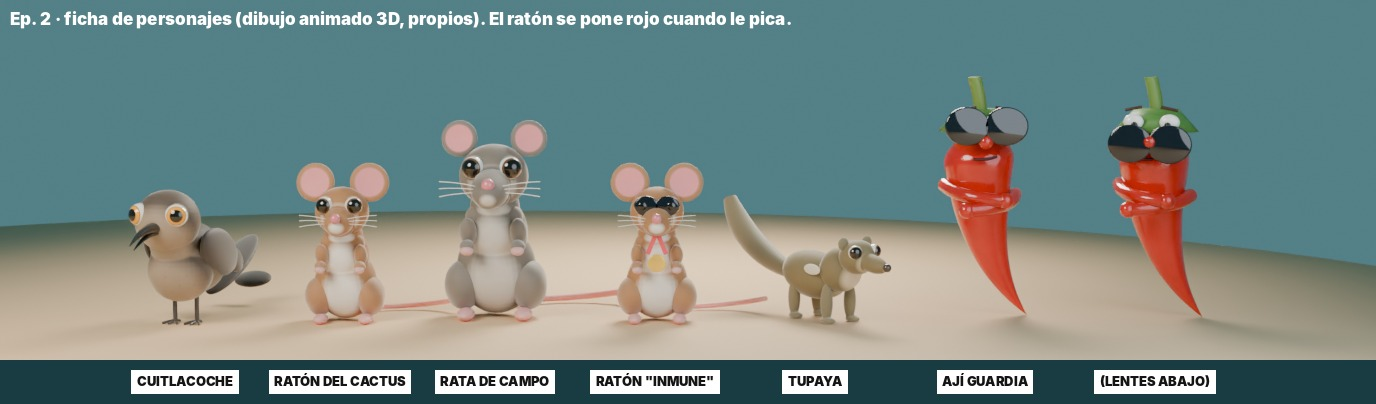
#> input picture studio/episodios/ep02-pajaros-picante/ficha.jpg, 1376 x 404 px
$ python post_estilo.py ../ficha.jpg ../ficha.jpg
#> lines starting #> are read from the running program, lines starting #| are printed output that depends on the picture
"""Post simple para cuadros de estilo: brillo (bloom) suave sobre lo más luminoso, como el post del video."""
import sys
import numpy as np
from PIL import Image, ImageFilter
src, dst = sys.argv[1], sys.argv[2]
im = Image.open(src).convert("RGB")
#> im is the input picture: PIL image 1376x404 RGB; mean R, G, B 120.5, 137.1, 133.3
a = np.asarray(im).astype(np.float32) / 255
lum = a.max(axis=2)
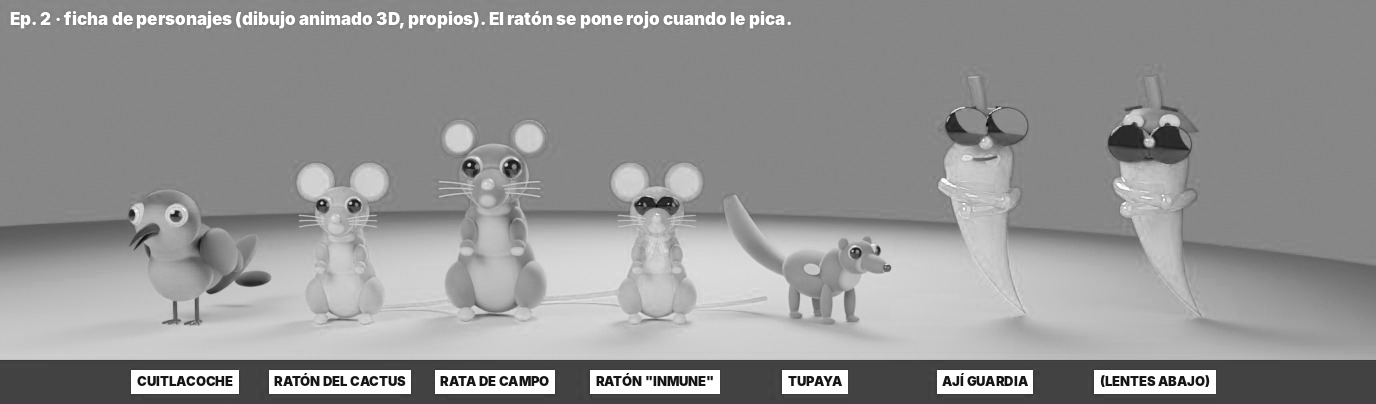
#> lum: shape (404, 1376) float32; min 0.0275, max 1, mean 0.583
mask = np.clip((lum - 0.80) / 0.2, 0, 1)[..., None] * a
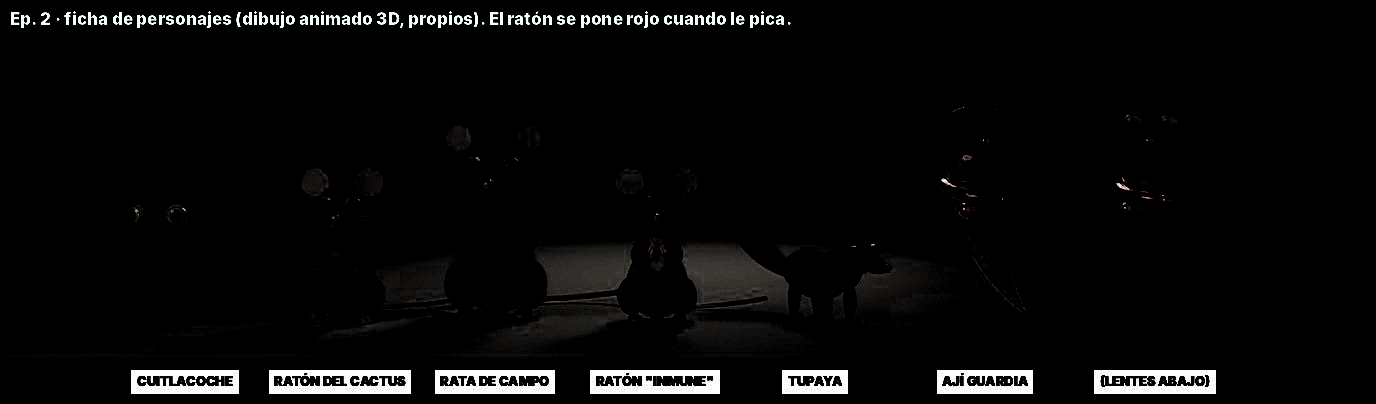
#> mask: shape (404, 1376, 3) float32; mean R, G, B 0.0374, 0.0373, 0.0368
r = max(4, im.size[0] // 60)
#> r = 22
glow = np.asarray(Image.fromarray((mask * 255).astype(np.uint8)).filter(ImageFilter.GaussianBlur(r))).astype(np.float32) / 255
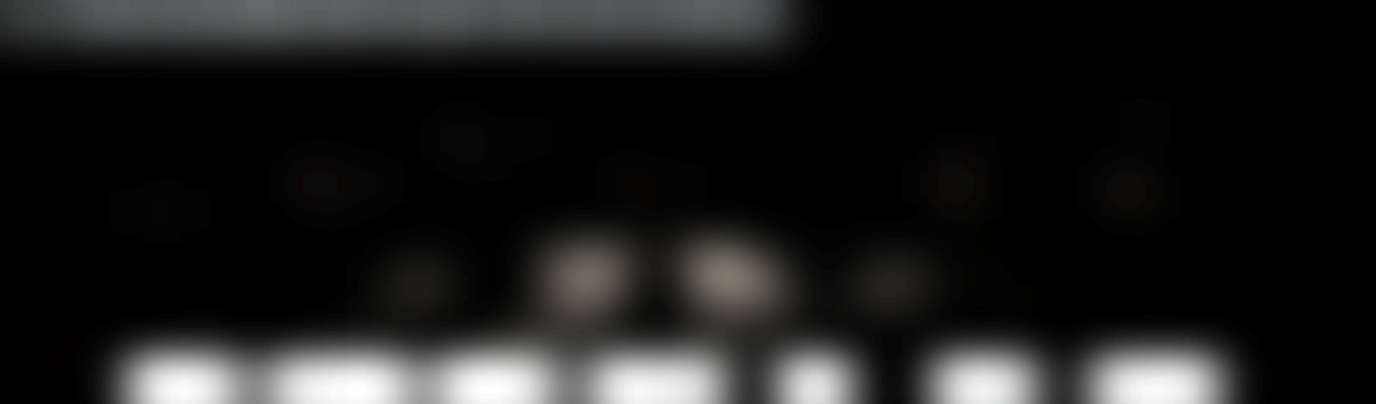
#> glow: shape (404, 1376, 3) float32; mean R, G, B 0.0334, 0.0333, 0.0328; drawn with min black and max white
out = np.clip(a + glow * 0.55, 0, 1)
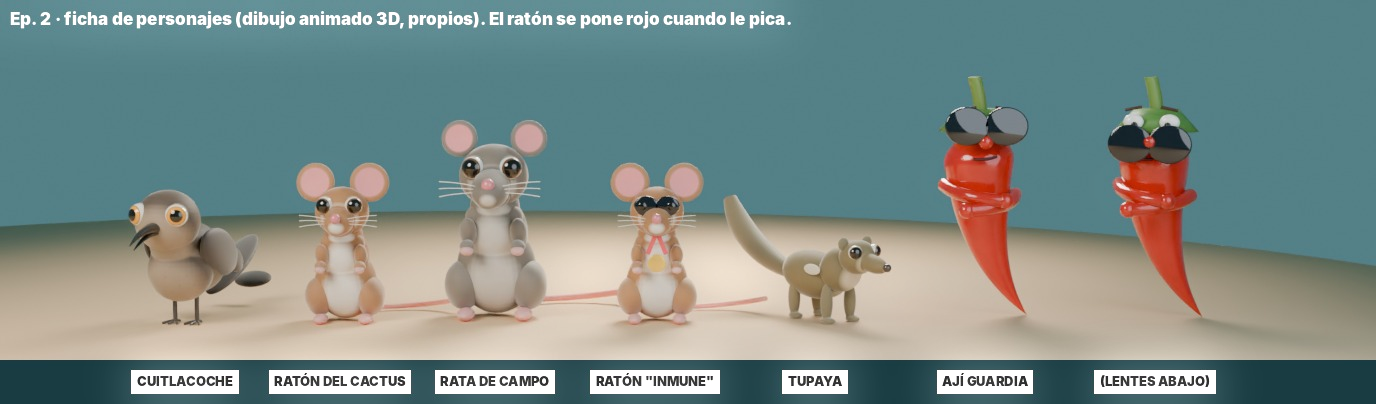
#> out: shape (404, 1376, 3) float32; mean R, G, B 0.487, 0.553, 0.538
Image.fromarray((out * 255).astype(np.uint8)).save(dst, quality=93)
